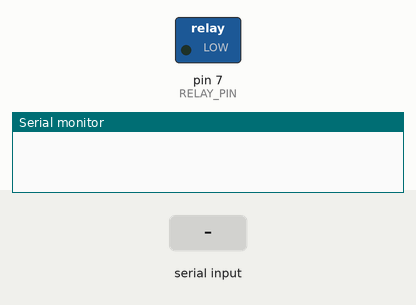
A sketch run on a simulated Arduino Uno, built with avr-gcc and run on an emulated ATmega328P. Parts: switched loads named in the sketch (green lamp = pin HIGH), the last lines printed to the serial monitor. The inputs (shaded band) are chosen by the test bench.

Above: at 1.2 s.
1.3 s: "90,45\n" received over the second serial link
At 2.5 s:
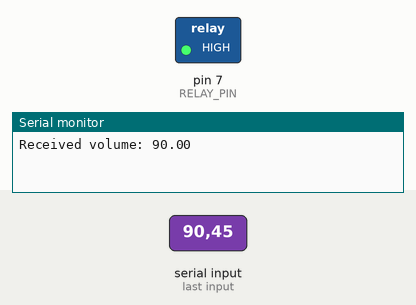
Timing chart, 0 to 4.3 s (numbered marks = the images above; inputs shaded):
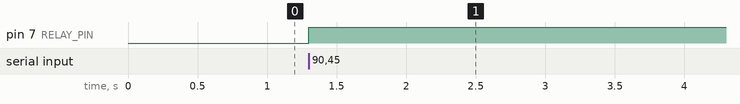

The sketch:

sketch_may15e.ino
```cpp
#include <SoftwareSerial.h>
#define RELAY_PIN 7

const float THRESHOLD = 5.0;   // ml

SoftwareSerial espSerial(10, 11);  // Rx=10, Tx=11

void setup() {
  pinMode(RELAY_PIN, OUTPUT);
  digitalWrite(RELAY_PIN, LOW);
  Serial.begin(9600);
  espSerial.begin(9600);
}

void loop() {
  if (espSerial.available()) {
    String volStr = espSerial.readStringUntil('\n');
    float vol = 0;
    vol = volStr.toFloat();
    Serial.print("Received volume: ");
    Serial.println(vol);

    if (vol > THRESHOLD) {
      unsigned long duration = (unsigned long)(vol * 1000);  // giả sử ~1 ml/s
      digitalWrite(RELAY_PIN, HIGH);
      delay(duration);
      digitalWrite(RELAY_PIN, LOW);
      Serial.print("Pumped ");
      Serial.print(vol);
      Serial.println(" ml");
    } else {
      Serial.println("Below threshold, skip pump");
    }
  }
}
```

Measured:
- after the input at 1.3 s, pin 7 (RELAY_PIN): LOW → HIGH at once
